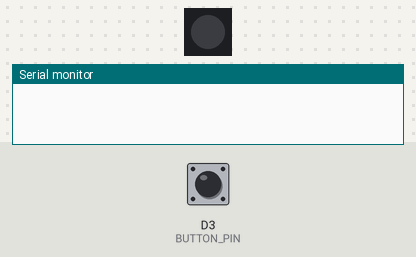
Simulated run of this program. Board: ESP8266 (NodeMCU). On the bench: 1 RGB LEDs in strip order, left to right, the last lines printed to the serial monitor. The inputs (shaded band) are chosen by the test bench; at power-on: D3 (BUTTON_PIN) HIGH. Dim RGB values are drawn brighter than linear; random numbers use the default seed unless the program sets one.

Above: at 1.2 s.
1.3 s: D3 (BUTTON_PIN) pulled LOW for 0.15 s
At 2.3 s:
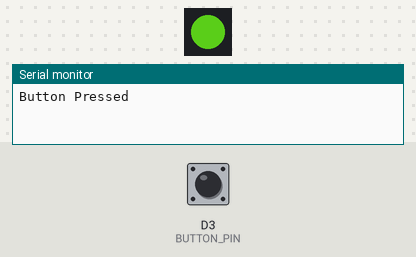
2.9 s: D3 (BUTTON_PIN) pulled LOW for 1 s
At 4.3 s:
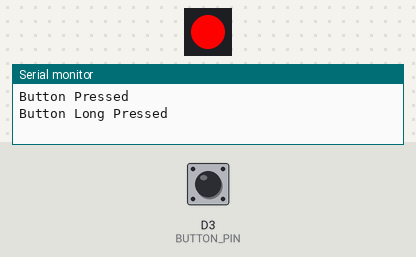
5.4 s: D3 (BUTTON_PIN) pulled LOW for 0.15 s
At 6.6 s:
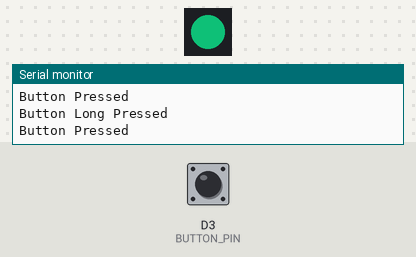
7.0 s: D3 (BUTTON_PIN) pulled LOW for 0.15 s
At 7.8 s:
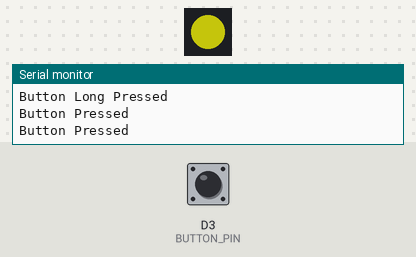
8.6 s: D3 (BUTTON_PIN) pulled LOW for 3.2 s
At 9.9 s:
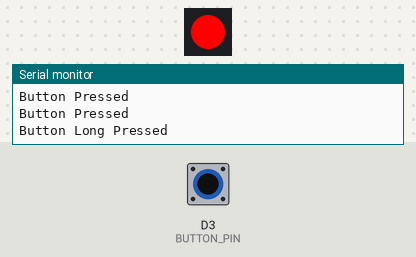
13.3 s: D3 (BUTTON_PIN) pulsed LOW 5 times (0.12 s each, 0.3 s apart)
At 14.17 s:
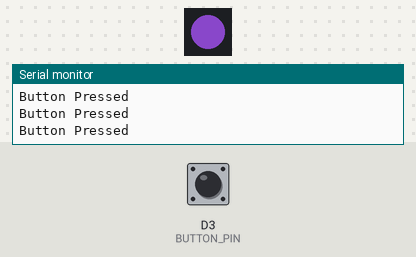
Timing chart, 0 to 16.3 s (numbered marks = the images above; inputs shaded):
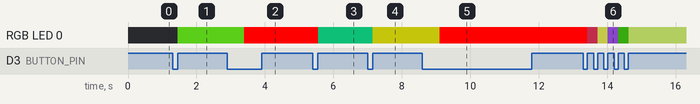

The program:

main.cpp
```cpp
/*
☲☲☲☲ GETTING STARTED CODE ☲☲☲☲

- This code is for Wortel Development Board V2.
- This code is for beginners who want to learn how to program Wortel Development Board.
- And guess what? It's compatible with both PlatformIO and Arduino IDE!
*/

#include <Arduino.h>     // Standard Arduino library
#include <EasyButton.h>  // Library for handling button press
#include <FastLED.h>     // Library for controlling RGB LED

/* Variable Declaration */
#define BUTTON_PIN 0  // Button Pin
#define LED_PIN D5    // RGB LED Pin
#define NUM_LEDS 1    // Number of RGB LED

CRGB leds[NUM_LEDS];            // RGB LED Array
EasyButton button(BUTTON_PIN);  // Button Object

/* Function Prototype */
void buttonPressed();        // Function to handle button press
void buttonLongPressed();    // Function to handle long press
void buttonDoubleClicked();  // Function to handle double click
void buttonTripleClicked();  // Function to handle triple click

void setup() {
    /* Initialize Serial Monitor */
    Serial.begin(115200);
    randomSeed(analogRead(A0));

    /* Initialize RGB LED */
    FastLED.addLeds<WS2812, LED_PIN, GRB>(leds, NUM_LEDS);

    /* Initialize Button */
    button.begin();
    button.onPressed(buttonPressed);
    button.onPressedFor(500, buttonLongPressed);
    button.onSequence(2, 500, buttonDoubleClicked);
    button.onSequence(3, 500, buttonTripleClicked);

    /* you can add your code here */
}

void loop() {
    button.read();  // Always read the button in the loop

    /* you can add your code here */
}

void buttonPressed() {
    Serial.printf("Button Pressed\n");

    /* Generate Random Color */
    leds[0] = CRGB(random(126), random(126), random(126));
    FastLED.show();
}

void buttonLongPressed() {
    Serial.printf("Button Long Pressed\n");

    leds[0] = CRGB::Red;
    FastLED.show();
}

void buttonDoubleClicked() {
    Serial.printf("Button Double Clicked\n");

    leds[0] = CRGB::Green;
    FastLED.show();
}

void buttonTripleClicked() {
    Serial.printf("Button Triple Clicked\n");

    leds[0] = CRGB::Black;
    FastLED.show();
}
```

Measured:
- after the input at 1.3 s, RGB LED 0: off → RGB(50, 115, 14) after 0.15 s
- after the input at 2.9 s, RGB LED 0: RGB(50, 115, 14) → RGB(255, 0, 0) after 0.50 s
- after the input at 5.4 s, RGB LED 0: RGB(255, 0, 0) → RGB(6, 84, 52) after 0.15 s
- after the input at 7.0 s, RGB LED 0: RGB(6, 84, 52) → RGB(95, 95, 6) after 0.15 s
- after the input at 8.6 s, RGB LED 0: RGB(95, 95, 6) → RGB(255, 0, 0) after 0.50 s
- after the input at 13.3 s, RGB LED 0: RGB(255, 0, 0) → RGB(87, 20, 34) after 0.12 s, → RGB(99, 101, 37) 0.30 s later, → RGB(71, 37, 105) 0.30 s later, → RGB(15, 46, 4) 0.30 s later, … (5 changes in this stretch)
